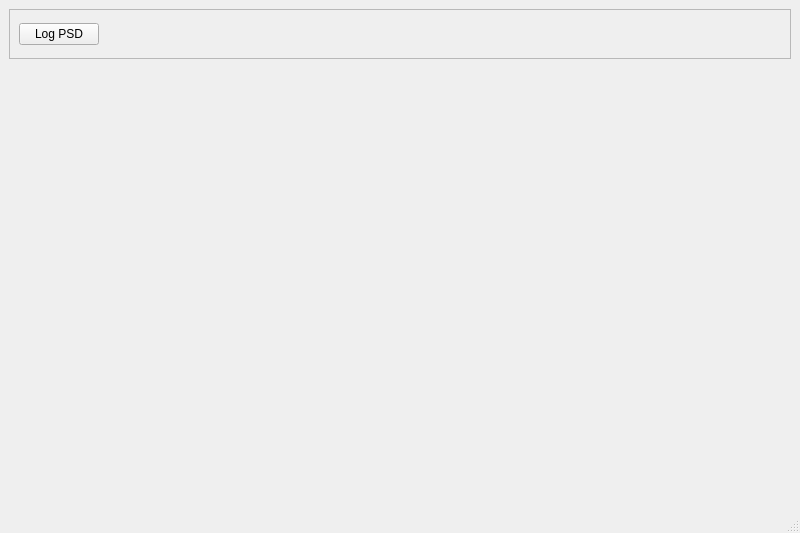
<?xml version="1.0" encoding="UTF-8"?>
<ui version="4.0">
 <class>MainWindow</class>
 <widget class="QMainWindow" name="MainWindow">
  <property name="geometry">
   <rect>
    <x>0</x>
    <y>0</y>
    <width>800</width>
    <height>533</height>
   </rect>
  </property>
  <property name="windowTitle">
   <string>MainWindow</string>
  </property>
  <widget class="QWidget" name="centralwidget">
   <layout class="QVBoxLayout" name="verticalLayout">
    <item>
     <widget class="QFrame" name="frame">
      <property name="minimumSize">
       <size>
        <width>0</width>
        <height>50</height>
       </size>
      </property>
      <property name="maximumSize">
       <size>
        <width>16777215</width>
        <height>50</height>
       </size>
      </property>
      <property name="frameShape">
       <enum>QFrame::StyledPanel</enum>
      </property>
      <property name="frameShadow">
       <enum>QFrame::Raised</enum>
      </property>
      <layout class="QHBoxLayout" name="horizontalLayout">
       <item>
        <widget class="QPushButton" name="pushButton">
         <property name="text">
          <string>Log PSD</string>
         </property>
        </widget>
       </item>
       <item>
        <spacer name="horizontalSpacer">
         <property name="orientation">
          <enum>Qt::Horizontal</enum>
         </property>
         <property name="sizeHint" stdset="0">
          <size>
           <width>668</width>
           <height>20</height>
          </size>
         </property>
        </spacer>
       </item>
      </layout>
     </widget>
    </item>
    <item>
     <widget class="QWidget" name="widget" native="true"/>
    </item>
   </layout>
  </widget>
  <widget class="QMenuBar" name="menubar">
   <property name="geometry">
    <rect>
     <x>0</x>
     <y>0</y>
     <width>800</width>
     <height>22</height>
    </rect>
   </property>
  </widget>
  <widget class="QStatusBar" name="statusbar"/>
 </widget>
 <resources/>
 <connections/>
</ui>
